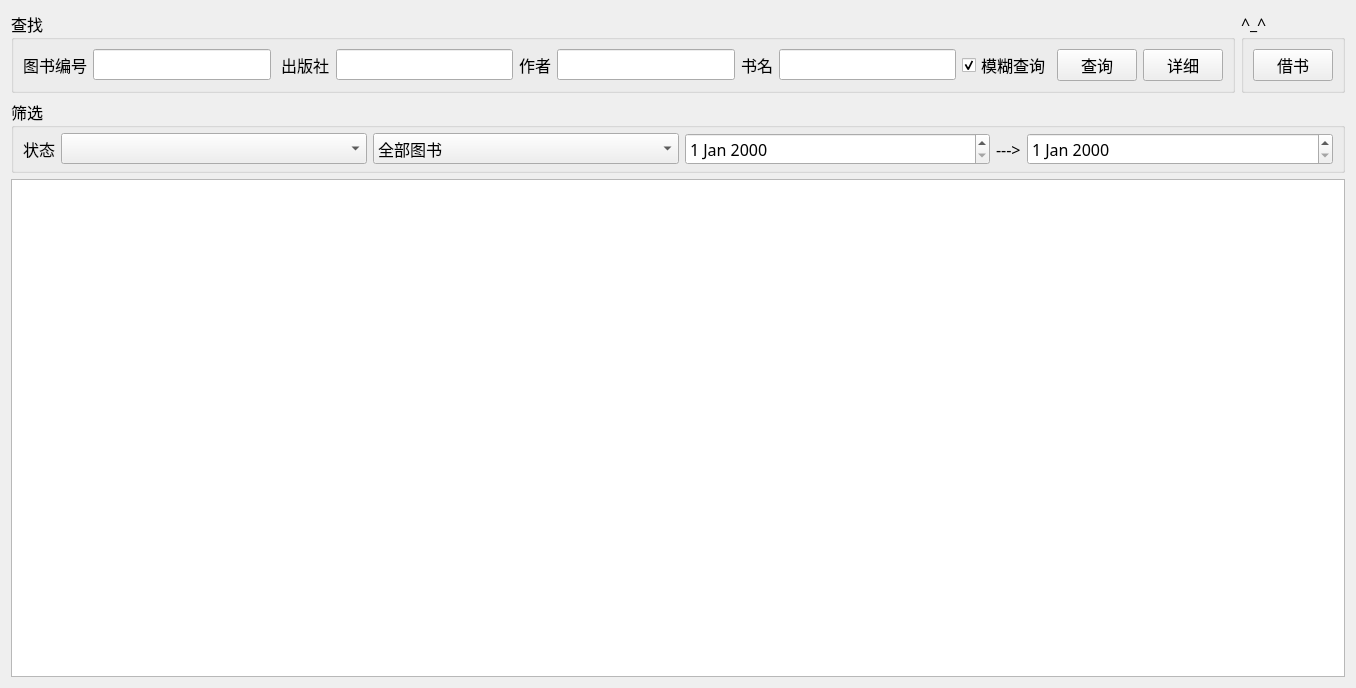
<?xml version="1.0" encoding="UTF-8"?>
<ui version="4.0">
 <class>BookWidget</class>
 <widget class="QWidget" name="BookWidget">
  <property name="geometry">
   <rect>
    <x>0</x>
    <y>0</y>
    <width>1356</width>
    <height>688</height>
   </rect>
  </property>
  <property name="font">
   <font>
    <family>微软雅黑</family>
    <pointsize>12</pointsize>
   </font>
  </property>
  <property name="windowTitle">
   <string>Form</string>
  </property>
  <property name="toolTip">
   <string>&lt;html&gt;&lt;head/&gt;&lt;body&gt;&lt;p&gt;0,2,2,2,0,2&lt;/p&gt;&lt;/body&gt;&lt;/html&gt;</string>
  </property>
  <layout class="QVBoxLayout" name="verticalLayout">
   <item>
    <layout class="QHBoxLayout" name="horizontalLayout">
     <item>
      <widget class="QGroupBox" name="groupBox">
       <property name="toolTip">
        <string/>
       </property>
       <property name="title">
        <string>查找</string>
       </property>
       <layout class="QGridLayout" name="groupFind">
        <property name="topMargin">
         <number>5</number>
        </property>
        <property name="bottomMargin">
         <number>5</number>
        </property>
        <item row="0" column="0">
         <widget class="QLabel" name="label_7">
          <property name="text">
           <string>图书编号</string>
          </property>
         </widget>
        </item>
        <item row="0" column="1">
         <widget class="QLineEdit" name="edit_id">
          <property name="clearButtonEnabled">
           <bool>true</bool>
          </property>
         </widget>
        </item>
        <item row="0" column="2">
         <widget class="QLabel" name="label_9">
          <property name="text">
           <string> 出版社</string>
          </property>
         </widget>
        </item>
        <item row="0" column="3">
         <widget class="QLineEdit" name="edit_pub">
          <property name="clearButtonEnabled">
           <bool>true</bool>
          </property>
         </widget>
        </item>
        <item row="0" column="4">
         <widget class="QLabel" name="label_10">
          <property name="text">
           <string>作者</string>
          </property>
         </widget>
        </item>
        <item row="0" column="5">
         <widget class="QLineEdit" name="edit_author">
          <property name="clearButtonEnabled">
           <bool>true</bool>
          </property>
         </widget>
        </item>
        <item row="0" column="6">
         <widget class="QLabel" name="label_11">
          <property name="text">
           <string>书名</string>
          </property>
         </widget>
        </item>
        <item row="0" column="7">
         <widget class="QLineEdit" name="edit_name">
          <property name="clearButtonEnabled">
           <bool>true</bool>
          </property>
         </widget>
        </item>
        <item row="0" column="8">
         <widget class="QCheckBox" name="ckb_find">
          <property name="text">
           <string>模糊查询</string>
          </property>
          <property name="checked">
           <bool>true</bool>
          </property>
         </widget>
        </item>
        <item row="0" column="9">
         <widget class="QPushButton" name="bkBtnFind">
          <property name="text">
           <string>查询</string>
          </property>
         </widget>
        </item>
        <item row="0" column="10">
         <widget class="QPushButton" name="btn_detail">
          <property name="text">
           <string>详细</string>
          </property>
         </widget>
        </item>
       </layout>
      </widget>
     </item>
     <item>
      <widget class="QGroupBox" name="groupBorrow">
       <property name="title">
        <string>^_^</string>
       </property>
       <layout class="QGridLayout" name="gridLayout">
        <item row="0" column="0">
         <widget class="QPushButton" name="pushButton">
          <property name="text">
           <string>借书</string>
          </property>
         </widget>
        </item>
       </layout>
      </widget>
     </item>
    </layout>
   </item>
   <item>
    <widget class="QGroupBox" name="groupMatch">
     <property name="title">
      <string>筛选</string>
     </property>
     <layout class="QGridLayout" name="gridlayout_match" columnstretch="0,2,2,2,0,2">
      <property name="topMargin">
       <number>5</number>
      </property>
      <property name="bottomMargin">
       <number>5</number>
      </property>
      <item row="0" column="0">
       <widget class="QLabel" name="label_8">
        <property name="text">
         <string>状态</string>
        </property>
        <property name="alignment">
         <set>Qt::AlignRight|Qt::AlignTrailing|Qt::AlignVCenter</set>
        </property>
       </widget>
      </item>
      <item row="0" column="1">
       <widget class="QComboBox" name="comboBox_2"/>
      </item>
      <item row="0" column="2">
       <widget class="QComboBox" name="comboBox">
        <item>
         <property name="text">
          <string>全部图书</string>
         </property>
        </item>
        <item>
         <property name="text">
          <string>出版日期</string>
         </property>
        </item>
        <item>
         <property name="text">
          <string>入库日期</string>
         </property>
        </item>
       </widget>
      </item>
      <item row="0" column="3">
       <widget class="QDateEdit" name="dateEdit"/>
      </item>
      <item row="0" column="4">
       <widget class="QLabel" name="label_6">
        <property name="text">
         <string>---&gt;</string>
        </property>
       </widget>
      </item>
      <item row="0" column="5">
       <widget class="QDateEdit" name="dateEdit_2"/>
      </item>
     </layout>
    </widget>
   </item>
   <item>
    <widget class="QTableView" name="tableView"/>
   </item>
  </layout>
 </widget>
 <resources/>
 <connections/>
</ui>
